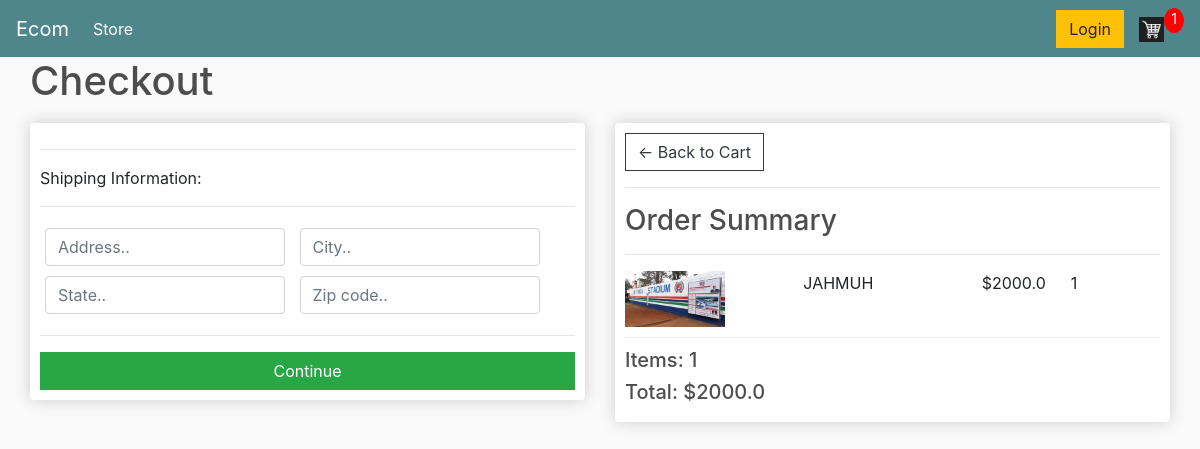
Before: /checkout/ (signed in) with the older database file.
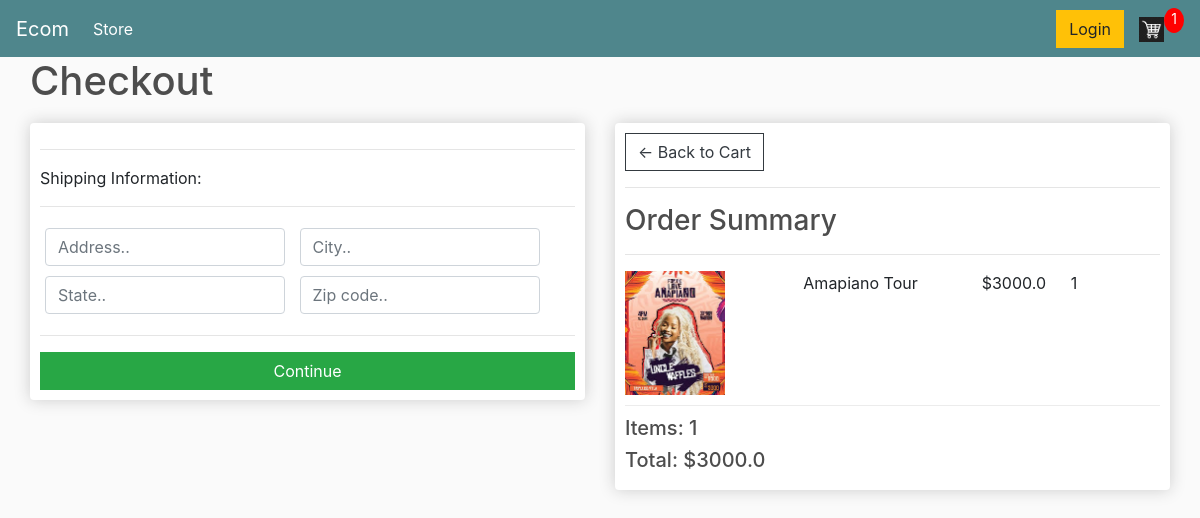
After: the same page with the newer database file.
### store/models.py (models this page shows, shortened)
class TicketItem(models.Model):
    event = models.ForeignKey(Event, on_delete=models.SET_NULL, blank=True, null=True)
    order = models.ForeignKey(Order, on_delete=models.SET_NULL, blank= True, null=True, related_name='items')
    quantity = models.IntegerField(default=0, null=True, blank=True)
    date_added = models.DateTimeField(auto_now_add=True)
    @property
    def get_total(self):
        if not self.event:
            print("No event linked to this TicketItem.")
            return 0  # or handle as you see fit
        ticket_price = self.event.ticket_price if self.event.ticket_price is not None else 0
        total = ticket_price * self.quantity
        return total

class Event(models.Model):
    title = models.CharField(default='title',max_length=20)
    digital = models.BooleanField(default = False, null=True, blank=True)
    description = models.CharField(default='describe',max_length= 200)
    date = models.DateField(null=True)
    ticket_price = models.FloatField(blank=True, null=True)
    start_time = models.TimeField(null=True)
    end_time = models.TimeField(null=True)
    location = models.CharField(max_length=50, null=True)
    max_ticket = models.IntegerField(default='0',null=True)
    image = models.ImageField(null=True,blank=True)
    @property
    def imageURL(self):
        try:
            url = self.image.url
        except:
            url = ''
        return url

class Order(models.Model):
    customer = models.ForeignKey(Customer, on_delete=models.SET_NULL, blank=True, null=True)
    date_booked = models.DateTimeField(auto_now_add=True)
    complete = models.BooleanField(default=False, null=True,blank=True)
    transaction_id = models.CharField(max_length=300, null=True)
    @property
    def shipping(self):
        shipping = False
        ticketItem = self.items.all()
        for item in ticketItem:
            if item.event.digital == False:
                shipping = True
        return shipping
    @property
    def get_cart_total(self):
        orderItems = self.items.all()
        total = sum([item.get_total for item in orderItems])
        return total
    def get_cart_items(self):
        orderItems = self.items.all()
        total = sum([item.quantity for item in orderItems ])
        return total

### store/views.py (the view)
# urls.py: path('checkout/', views.checkout, name ='checkout'),
def checkout(request):
    data = cartData(request)
    cartItems = data['cartItems']
    order = data['order']
    items = data['items']
    context = {'items':items, 'order':order, 'cartItems':cartItems}
    return render (request, 'store/checkout.html',context)

### store/utils.py (called while the page is built)
def cartData(request):
    if request.user.is_authenticated:
        customer = request.user.customer
        order, created = Order.objects.get_or_create(customer=customer, complete=False)
        items = order.items.all()
        cartItems = order.get_cart_items()
    else:
        cookieData = cookieCart(request)
        cartItems = cookieData['cartItems']
        order = cookieData['order']
        items = cookieData['items']
    return {'cartItems': cartItems, 'order': order, 'items': items}

### store/templates/store/checkout.html (shortened to what this page needs)
{% extends 'store/main.html' %}
{% load static %}
{% block content %}
<h1>Checkout</h1>
<div class="row">
	<div class="col-lg-6">
		<div class="box-element" id="form-wrapper">
            <form id="form">
                <div id="shipping-info">
                    <hr>
                    <p>Shipping Information:</p>
                    <hr>
                    <div class="form-field">
                        <input class="form-control" type="text" name="address" placeholder="Address..">
                    </div>
                    <div class="form-field">
                        <input class="form-control" type="text" name="city" placeholder="City..">
                    </div>
                    <div class="form-field">
                        <input class="form-control" type="text" name="state" placeholder="State..">
                    </div>
                    <div class="form-field">
                        <input class="form-control" type="text" name="zipcode" placeholder="Zip code..">
                    </div>
                </div>
                <hr>
                <input id="form-button" class="btn btn-success btn-block" type="submit" value="Continue">
            </form>
		</div>
        <br>
	</div>
	<div class="col-lg-6">
		<div class="box-element">
                <a  class="btn btn-outline-dark" href="{% url 'cart' %}">&#x2190; Back to Cart</a>
                <hr>
                <h3>Order Summary</h3>
                <hr>
                {% for item in items %}
                <div class="cart-row">
                    <div style="flex:2"><img class="row-image" src="{{item.event.imageURL}}"></div>
                    <div style="flex:2"><p>{{item.event.title}}</p></div>
                    <div style="flex:1"><p>${{item.event.ticket_price}}</p></div>
                    <div style="flex:1"><p>{{item.quantity}}</p></div>
                </div>
                {% endfor %}
                <h5>Items:   {{order.get_cart_items}}</h5>
                <h5>Total:   ${{order.get_cart_total}}</h5>
		</div>
	</div>
</div>
{% endblock content %}

Changed rows visible on the page:
removed TicketItem: event.imageURL (picture), event "JAHMUH", event.ticket_price "2000.0", quantity "1"
added TicketItem: event.imageURL (picture), event "Amapiano Tour", event.ticket_price "3000.0", quantity "1"
computed for Order: get_cart_total "2000.0" → "3000.0"
